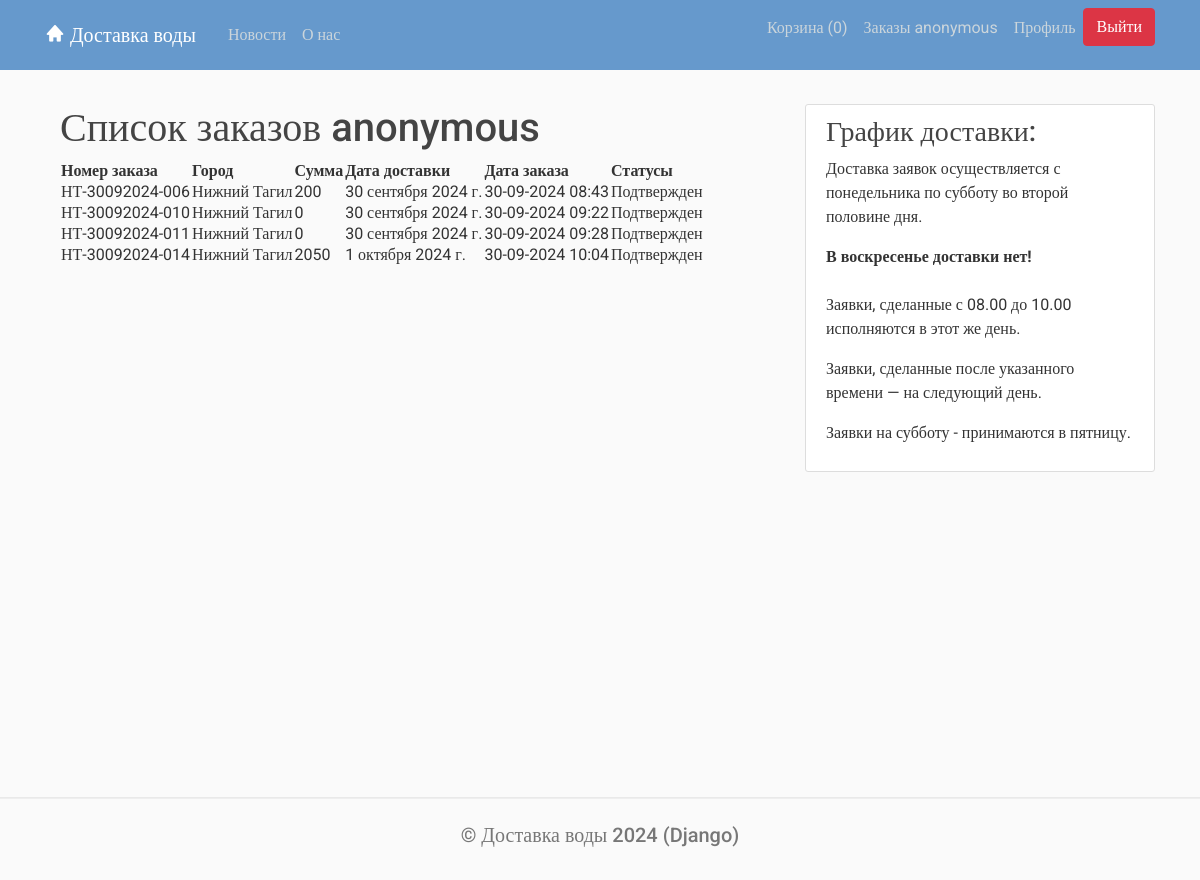
The page /catalog/ (signed in) on the database as committed earlier.
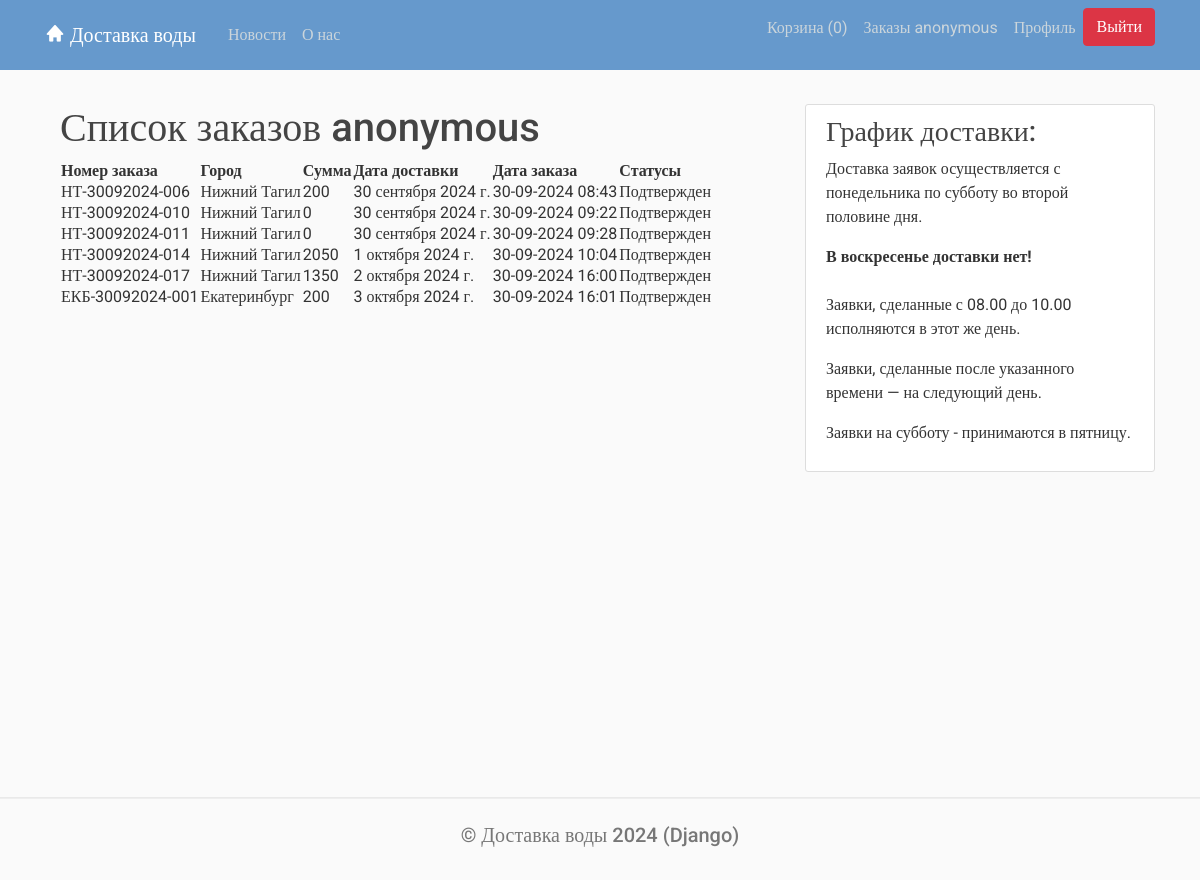
The same page on the database as committed later.
### delivery/models.py (models this page shows, shortened)
class Order(models.Model):
    user = models.ForeignKey(User, on_delete=models.CASCADE)  # пользователь
    city = models.ForeignKey(City, on_delete=models.CASCADE)  # город
    customer_name = models.CharField(max_length=100)  # получатель заказа
    address = models.CharField(max_length=100)  # адрес доставки
    customer_email = models.EmailField(max_length=100)  # email получателя
    phone = models.CharField(max_length=100)  # телефон
    items = models.TextField()  # список товаров заказа
    total_price = models.PositiveIntegerField()  # сумма заказа
    delivery_date = models.DateField()  # дата доставки
    is_new = models.BooleanField(default=True)  # новый
    created_date = models.DateTimeField(auto_now_add=True)  # дата создания заказа
    is_confirmed = models.BooleanField(default=False)  # подтверждён
    confirmation_date = models.DateTimeField(null=True, blank=True)  # дата подтверждения заказа
    is_delivered = models.BooleanField(default=False)  # доставлен
    is_delivered_time = models.TimeField(null=True, blank=True)  # время доставки
    is_canceled = models.BooleanField(default=False)  # отменён
    order_number = models.CharField(max_length=20, unique=True, editable=False)  # номер заказа

class City(models.Model):
    name = models.CharField(max_length=100, unique=True)
    abbreviation = models.CharField(max_length=10)

### delivery/views.py (the view)
# urls.py: path('catalog/', views.order_list, name='delivery-catalog'),
@login_required
def order_list(request):
    cart_items_count = request.session.get('cart_items_count', 0)  # Количество товаров в корзине
    orders = Order.objects.filter(user=request.user)
    context = {
        'title': 'Заказы',
        'orders': orders,
        'cart_items_count': cart_items_count,
    }
    return render(request, 'delivery/orders.html', context)

### templates/delivery/orders.html (shortened to what this page needs)
﻿{% extends "delivery/main.html" %}
{% block content %}
    <div class="container">
        <h1>Список заказов {{ user.username }}</h1>
        {% if user.is_authenticated %}
            <table>
                <thead>
                    <tr>
                        <th>Номер заказа</th>
                        <th>Город</th>
                        <th>Сумма</th>
                        <th>Дата доставки</th>
                        <th>Дата заказа</th>
                        <th>Статусы</th>
                    </tr>
                </thead>
                <tbody>
                    {% for order in orders %}
                         <tr>
                            <td>{{ order.order_number }}</td>
                            <td>{{ order.city.name }}</td>
                            <td>{{ order.total_price }}</td>
                            <td>{{ order.delivery_date}}</td>
                            <td>{{ order.created_date|date:"d-m-Y H:i" }}</td>
                            <td>{% if order.is_new %}Новый{% endif %}
                                {% if order.is_confirmed %}Подтвержден{% endif %}
                            </td>
                        </tr>
                    {% empty %}
                        <tr>
                            <td colspan="6">Здесь нет заказов.</td>
                        </tr>
                    {% endfor %}
                </tbody>
            </table>
        {% else %}
            <p>Чтобы просмотреть свои заказы, вам необходимо <a href="{% url 'registration' %}">зарегистрироваться</a>.</p>
        {% endif %}
    </div>
 {% endblock %}

### templates/delivery/main.html (shortened to what this page needs)
﻿<!DOCTYPE html>
{% load static %}
<html>
<head>
    <link rel="stylesheet" href="https://maxcdn.bootstrapcdn.com/bootstrap/4.0.0/css/bootstrap.min.css"
>
    <link href='https://unpkg.com/boxicons@2.1.2/css/boxicons.min.css' rel='stylesheet'>
    <link rel="stylesheet" type="text/css" href="{% static 'css/styles.css' %}">
</head>
<body>
<header class="site-header">
    <nav class="navbar navbar-expand-md navbar-dark bg-blue fixed-top">
        <div class="container">
            <a class="navbar-brand mr-4" href="{% url 'delivery-home' %}"><i class='bx bxs-home bx-tada-hover'></i>
                Доставка воды</a>
            <div class="collapse navbar-collapse" id="navbarToggle">
                <div class="navbar-nav mr-auto">
                    <a class="nav-item nav-link" href="{% url 'delivery-news' %}">Новости</a>
                    <a class="nav-item nav-link" href="{% url 'delivery-about' %}">О нас</a>
                </div>
                <div class="navbar-nav">
                    <a class="nav-item nav-link" href="{% url 'cart_view' %}">
                        Корзина
                        {% if cart_items_count > 0 %}
                            (<span id="cart-count" >{{ cart_items_count }}</span>)
                        {% else %}
                            (0)
                        {% endif %}
                    </a>
                    {% if user.is_authenticated %}
                    <a class="nav-item nav-link" href="{% url 'delivery-order' %}">Заказы {{user.username}}</a>
                    <a class="nav-item nav-link" href="{% url 'profile' %}">Профиль</a>
                        <form action="{% url 'logout' %}" method="post">
                            <button type="submit" class="btn btn-danger">Выйти</button>
                        </form>
                    {% else %}
                    <a class="nav-item nav-link" href="{% url 'login' %}">Вход</a>
                    <a class="nav-item nav-link" href="{% url 'register' %}">Регистрация</a>
                    {% endif %}
                </div>
            </div>
        </div>
    </nav>
</header>
<main role="main" class="container">
    <div class="row">
        <div class="col-md-8">
            {% block content %}{% endblock %}
        </div>
        <div class="col-md-4">
             <div class="content-section">
           <h3>График доставки:</h3>
            <p>Доставка заявок осуществляется с понедельника по субботу во второй половине дня. </p>
            <strong>В воскресенье доставки нет! </strong>
            <br><br>
            <p>Заявки, сделанные с 08.00 до 10.00 исполняются в этот же день. <br></p>
            <p>Заявки, сделанные после указанного времени — на следующий день. <br> </p>
            <p>Заявки на субботу - принимаются в пятницу.</p>
          </div>
        </div>
    </div>
</main>
<footer class="text-center bg-grey">
    <h5><a href="{% url 'delivery-home' %}">© Доставка воды 2024 (Django)</a></h5>
</footer>
</body>
</html>

### static/css/styles.css (style rules this page uses)
body, html { width:100%; height:100% }
body { margin:0; padding:0; background: #fafafa; color: #333333; margin-top: 5rem; font-family:Roboto; }
h1, h2, h3, h4, h5, h6 { color: #444444; }
.bg-blue { background-color: #6699cc; }
.site-header .navbar-nav .nav-link { color: #cbd5db; }
.content-section { background: #ffffff; padding: 10px 20px; border: 1px solid #dddddd; border-radius: 3px; margin-bottom: 20px; }
footer { position: sticky!important; top: 100%; padding-top:25px; padding-bottom:25px; border-top:1px solid #ddd; }
footer a { color:#777 }

Rows that differ between the two databases and show on the page:
added Order: order_number "НТ-30092024-017", city.name "Нижний Тагил", total_price "1350", delivery_date "2 октября 2024 г.", created_date "30-09-2024 16:00", is_confirmed "Подтвержден"
added Order: order_number "ЕКБ-30092024-001", city.name "Екатеринбург", total_price "200", delivery_date "3 октября 2024 г.", created_date "30-09-2024 16:01", is_confirmed "Подтвержден"
